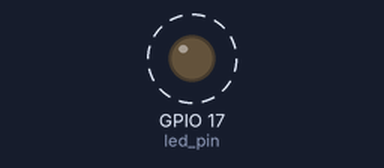
Simulated run of this sketch. Board: ESP32. Parts: output pins drawn as LEDs (lit = HIGH). Dashed ring = blinking.

Above: at 0.5 s.
Timing chart, 0 to 4.6 s (numbered marks = the images above):
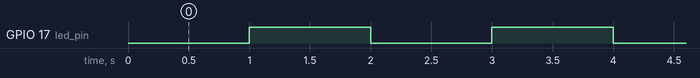

Measured:
- by itself, GPIO 17 (led_pin): alternates HIGH for 1.0 s and LOW for 1.0 s

The sketch:

blink-led-esp32.ino
```cpp
/*
  Blink a LED on an ESP32 using hardware timers and setting GPIO bits directly

  The ESP32 has 4 high resolution hardware timers. This sketch is employing one of them to track time.

  The sketch also sets/clears the pins the same way digitalWrite does it. The following is (folded a bit) from esp32-hal-gpio.c

  extern void IRAM_ATTR __digitalWrite(uint8_t pin, uint8_t val) {
    if(val) {
      if(pin < 32) {
        GPIO.out_w1ts = ((uint32_t)1 << pin);
      } else if(pin < 34) {
        GPIO.out1_w1ts.val = ((uint32_t)1 << (pin - 32));
      }
    } else {
      if(pin < 32) {
        GPIO.out_w1tc = ((uint32_t)1 << pin);
      } else if(pin < 34) {
        GPIO.out1_w1tc.val = ((uint32_t)1 << (pin - 32));
      }
    }
  }

  Created in the spring of 2023
  by Jens Hansen

*/

const uint8_t led_pin = 17;         // GPIO number of LED pin
const uint32_t interval = 1000000;  // Blink interval in microseconds
hw_timer_t * timer = NULL;          // The hardware timer structure
uint8_t state = LOW;                // Initial LED state

// The OnTimer function called by timer interrupts
void IRAM_ATTR onTimer()
{
    state = !state;         // Toogle LED state
    if (state)
    {
      // Set the gpio bit = Turn LED On
      GPIO.out_w1ts = ((uint32_t)1 << led_pin);
    }
    else
    {
      // Clear the gpio bit = Turn LED Off
      GPIO.out_w1tc = ((uint32_t)1 << led_pin);
    }
}

void setup() {
  // Setting up the gpio
  gpio_config_t io_conf;              // gpio configuration structure
  io_conf.mode = GPIO_MODE_OUTPUT;    // set mode to output
  //Setting the bitmask of gpio pins that are part of this configuration
  //you can use multiple pins like thus: (1 << PIN1) | (1 << PIN2) | (1 << PIN3)
  io_conf.pin_bit_mask = ((uint32_t)1 << led_pin);
  gpio_config(&io_conf);              // apply the configuration

  /* Create the timer
   We're using timer 0, setting the pre-scaler to 80 and telling it count up (true).
   1 tick take 1/(80MHZ/80) = 1us so we set pre-scaler to 80 */
  timer = timerBegin(0, 80, true);
  /* Attach the interrupt to our onTimer function */
  timerAttachInterrupt(timer, &onTimer, true);
  /* Set alarm to call onTimer function every second 1 tick is 1us
   and repeat the alarm */
  timerAlarmWrite(timer, interval, true);
    /* Enable the timer */
  timerAlarmEnable(timer);
}

void loop() {
  /* Move along. Nothing to see here... */
}
```
